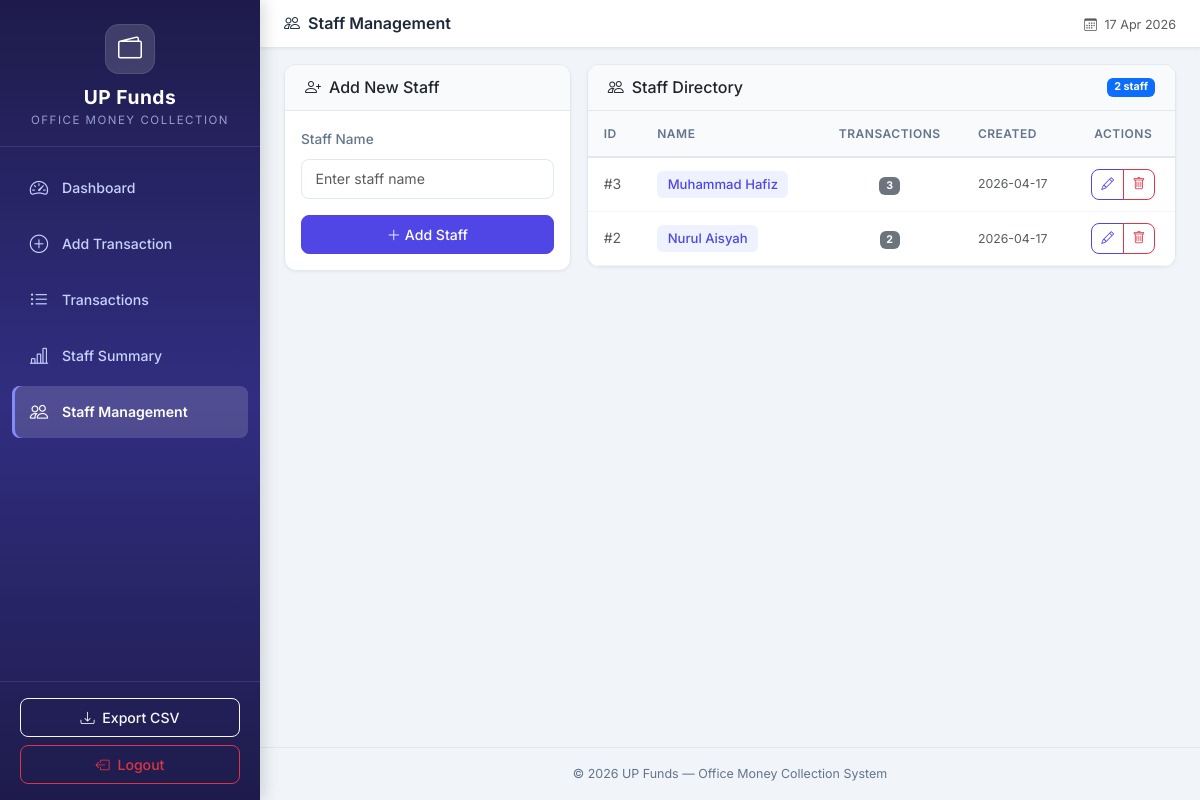
Page /staff (signed in) on the earlier database version.
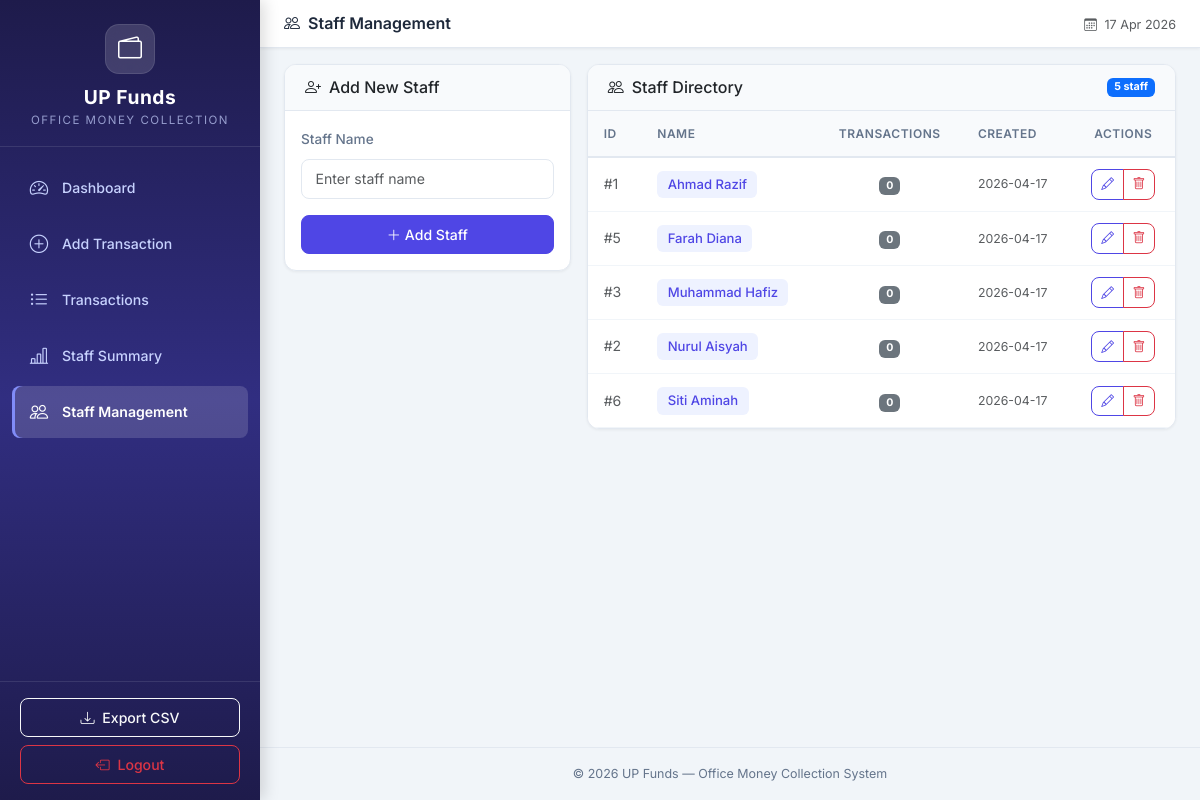
Same page on the later database version.
### tables this page shows
CREATE TABLE staff (
            id INTEGER PRIMARY KEY AUTOINCREMENT,
            name TEXT NOT NULL,
            is_active INTEGER DEFAULT 1,
            created_at TIMESTAMP DEFAULT CURRENT_TIMESTAMP
        );

### app.py (the view)
@app.route('/staff')
@admin_required
def staff_list():
    conn = get_db_connection()
    staff_raw = conn.execute('''
        SELECT
            s.*,
            COUNT(cr.id) as transaction_count,
            COALESCE(SUM(cr.amount_in), 0) as total_in,
            COALESCE(SUM(CASE WHEN cr.expense_type = 'personal' THEN cr.amount_out ELSE 0 END), 0) as personal_refunds,
            (SELECT COALESCE(SUM(amount), 0) FROM transaction_splits ts WHERE ts.staff_id = s.id) as shared_expense
        FROM staff s
        LEFT JOIN cash_records cr ON s.id = cr.staff_id
        WHERE s.is_active = 1
        GROUP BY s.id
        ORDER BY s.name
    ''').fetchall()
    staff = []
    for row in staff_raw:
        net_balance = row['total_in'] - row['shared_expense'] - row['personal_refunds']
        staff.append({
            'id': row['id'],
            'name': row['name'],
            'created_at': row['created_at'],
            'transaction_count': row['transaction_count'],
            'net_balance': net_balance
        })
    conn.close()
    return render_template('staff.html', staff=staff)

### app.py (called while the page is built)
@app.context_processor
def inject_now():
    is_admin = session.get('role') == 'admin'
    return {'now': datetime.now(), 'is_admin': is_admin}

def admin_required(f):
    @wraps(f)
    def decorated_function(*args, **kwargs):
        if session.get('role') != 'admin':
            flash('Admin access is required to view this page.', 'danger')
            return redirect(url_for('login', next=request.url))
        return f(*args, **kwargs)
    return decorated_function

### database.py (called while the page is built)
def get_db_connection():
    conn = sqlite3.connect(DATABASE_PATH)
    conn.row_factory = sqlite3.Row  # Access columns by name
    conn.execute("PRAGMA foreign_keys = ON")  # Enable foreign key support
    return conn

### templates/staff.html (shortened to what the changed rows need)
{% extends 'base.html' %}
{% block content %}
<div class="row g-3">
    <div class="col-lg-8">
        <div class="card content-card">
            <div class="card-header d-flex justify-content-between align-items-center">
                <h6 class="mb-0"><i class="bi bi-people me-2"></i>Staff Directory</h6>
                <span class="badge bg-primary">{{ staff|length }} staff</span>
            </div>
            <div class="card-body p-0">
                {% if staff %}
                <div class="table-responsive">
                    <table class="table table-hover mb-0">
                        <thead>
                            <tr>
                                <th>ID</th>
                                <th>Name</th>
                                <th class="text-center">Transactions</th>
                                <th>Created</th>
                                <th class="text-center">Actions</th>
                            </tr>
                        </thead>
                        <tbody>
                            {% for s in staff %}
                            <tr>
                                <td class="text-muted">#{{ s['id'] }}</td>
                                <td>
                                    <span class="staff-badge">{{ s['name'] }}</span>
                                </td>
                                <td class="text-center">
                                    <span class="badge bg-secondary">{{ s['transaction_count'] }}</span>
                                </td>
                                <td class="text-muted small">{{ s['created_at'][:10] if s['created_at'] else '—' }}</td>
                                <td class="text-center">
                                    <div class="btn-group btn-group-sm">
                                        <button type="button" class="btn btn-outline-primary"
                                                title="Edit"
                                                onclick="showEditModal({{ s['id'] }}, '{{ s['name']|e }}')">
                                            <i class="bi bi-pencil"></i>
                                        </button>
                                        <button type="button" class="btn btn-outline-danger"
                                                title="Delete"
                                                onclick="confirmDeleteStaff({{ s['id'] }}, '{{ s['name']|e }}', {{ s['net_balance'] }})">
                                            <i class="bi bi-trash"></i>
                                        </button>
                                    </div>
                                </td>
                            </tr>
                            {% endfor %}
                        </tbody>
                    </table>
                </div>
                {% else %}
                <div class="empty-state">
                    <i class="bi bi-people"></i>
                    <p>No staff members yet</p>
                    <p class="text-muted small">Use the form on the left to add your first staff member.</p>
                </div>
                {% endif %}
            </div>
        </div>
    </div>
</div>
{% endblock %}

Differences in the rows shown:
now on this page (row edited): staff: id "1", name "Ahmad Razif", transaction_count "0", created_at "2026-04-17"
now on this page (row edited): staff: id "5", name "Farah Diana", transaction_count "0", created_at "2026-04-17"
changed staff "Muhammad Hafiz": transaction_count "3" → "0"
changed staff "Nurul Aisyah": transaction_count "2" → "0"
now on this page (row edited): staff: id "6", name "Siti Aminah", transaction_count "0", created_at "2026-04-17"
Other differences:
{{ staff|length }}: "2" → "5"
